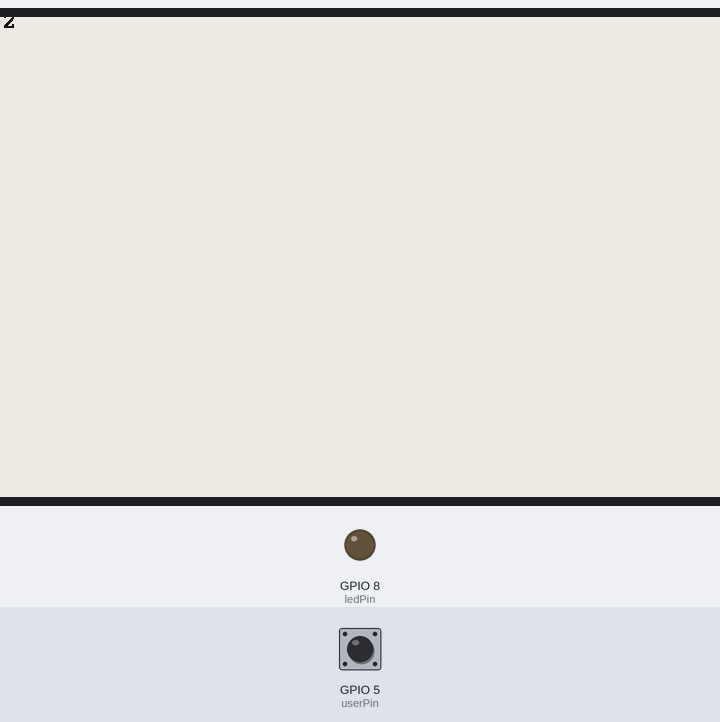
Bench run of a program on a simulated ESP32. On the bench: 800×480 one-colour display, output pins drawn as LEDs (lit = HIGH). The test bench sets the inputs (shaded band); at power-on: GPIO 5 (userPin) HIGH. What the program prints to the serial monitor is not drawn. At 16.1 s the program restarts the board; the recording ends there.

Above: at 14.6 s.
14.7 s: GPIO 5 (userPin) pulled LOW for 1.75 s
At 15.3 s:
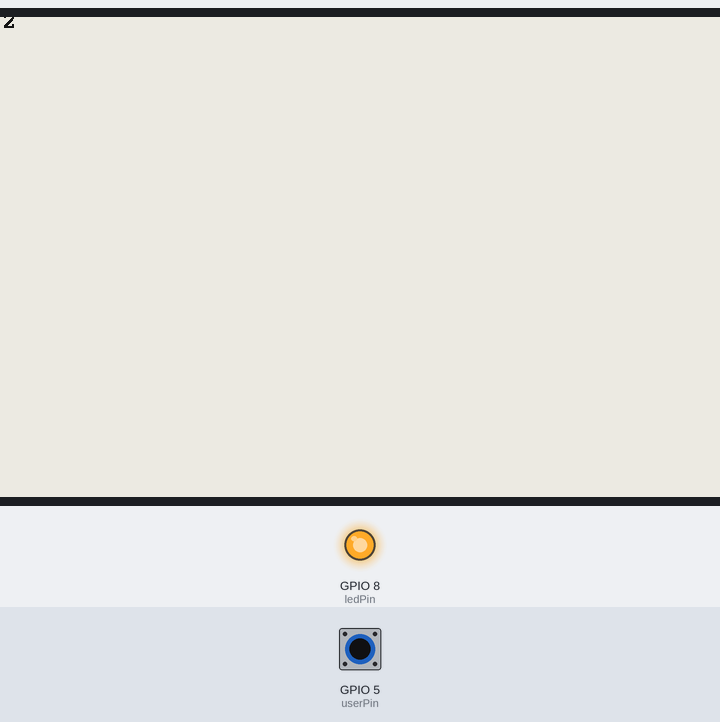
Timing chart, 0 to 16.1 s (numbered marks = the images above; inputs shaded):
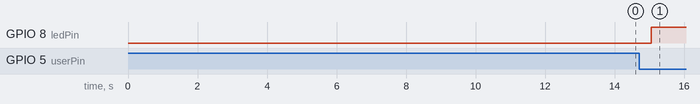

The program:

main.cpp
```cpp
#include <Arduino.h>
#include "network.h"
#include <GxEPD2_BW.h>
#include <Fonts/FreeMonoBold12pt7b.h>

int ledPin = D9;  // Onboard LED
int userPin = D4; // Onboard User Push Button

#define PIN_EPD_BUSY 14
#define PIN_EPD_CS 13
#define PIN_EPD_RST 21
#define PIN_EPD_DC 22
#define PIN_EPD_SCK 18
#define PIN_EPD_MISO 19
#define PIN_EPD_MOSI 23

// e-paper display driver and size
#define MAX_HEIGHT 480
#define MAX_WIDTH 800
GxEPD2_BW<GxEPD2_750_T7, GxEPD2_750_T7::HEIGHT> display(
    GxEPD2_750_T7(PIN_EPD_CS, PIN_EPD_DC, PIN_EPD_RST, PIN_EPD_BUSY));

void initDisplay()
{
   Serial.println("init display");
   display.init(115200, true, 10, false);
   // remap spi
   SPI.end();
   SPI.begin(PIN_EPD_SCK,
             PIN_EPD_MISO,
             PIN_EPD_MOSI,
             PIN_EPD_CS);

   return;
}

void setup()
{
   delay(5000);
   Serial.begin(115200); // Set UART baud rate
   pinMode(ledPin, OUTPUT);

   // NOTE: D4 pin must be set as pullup, https://www.dfrobot.com/forum/topic/315558
   // Very fun to sift through the documentation and user forums to find this one
   pinMode(userPin, INPUT_PULLUP);

   // initWiFi();
   // Serial.print("RRSI: ");
   // Serial.println(WiFi.RSSI());

   initDisplay();

   Serial.println("init display2");
   display.setRotation(0); // landscape orientation
   display.setTextColor(GxEPD_BLACK);

   // Test display
   display.firstPage();
   do
   {
      display.fillScreen(GxEPD_WHITE); // Clear screen to white
      display.setCursor(0, 10);
      display.setFont(&FreeMonoBold12pt7b); // set font
      display.println("Rat");
   } while (display.nextPage());
}

void loop()
{
   // Reset the ESP32 CPU with user push button
   if (digitalRead(userPin) == LOW)
   {
      digitalWrite(ledPin, HIGH);
      delay(1000);
      esp_restart();
   }
   else
   {
      digitalWrite(ledPin, LOW);
   }

   static unsigned long lastUpdate = 0;
   if (millis() - lastUpdate > 10000) // Update every 10 seconds
   {
      lastUpdate = millis();

      display.firstPage();
      do
      {
         display.fillScreen(GxEPD_WHITE); // Clear screen to white
         display.setCursor(0, 10);
         display.setFont(&FreeMonoBold12pt7b);
         display.println("Rat2");
      } while (display.nextPage());
   }

   // refresh rate of 1 second*
   // *might not be accurate to say refresh rate, need to read further in docs
   // to see if inputs are interrupt driven or polled
   delay(1000);
}
```

network.h
```cpp
#ifndef __NETWORK_H__
#define __NETWORK_H__

#include <WiFi.h>

void initWiFi();

#endif 
```

network.cpp
```cpp
#include "network.h"
#include <Arduino.h>

// sets the esp32 to be an access point and a station connected to another access point
// WiFi.mode(WIFI_AP_STA)

// WIFI SSID and Password (DO NOT COMMIT TO PUBLIC REPO)
const char* ssid = "ssid";
const char* password = "password";

// initialize Wifi network connection
void initWiFi() {
  WiFi.mode(WIFI_STA);
  WiFi.begin(ssid, password);
  Serial.print("Connecting to WiFi ..");
  while (WiFi.status() != WL_CONNECTED) {
    Serial.print('.');
    delay(1000);
  }
  Serial.println(WiFi.localIP());
}
```

Measured:
- after the input at 14.7 s, GPIO 8 (ledPin): LOW → HIGH after 0.35 s
